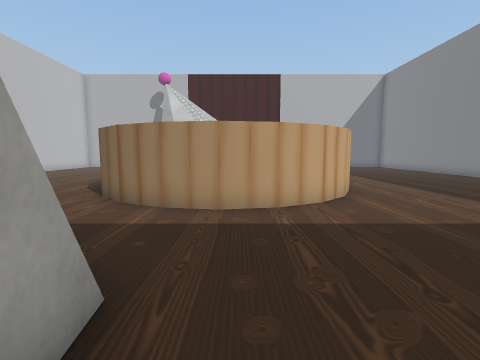
[1] (above)

21 first-person views from a walk through a scene from a Unity 3-D project. The camera is 1.3 m above the floor, tilts 6° down and sees 85° across. The floor is counted in squares, 1 m on a side. Each view is taken from the middle of a square. On the plan, view 1 faces up. The plan holds only what a view shows up to about 13 squares ahead; the rest is blank. The place goes on beyond the plan. Some surface patterns are stand-ins.

[2]
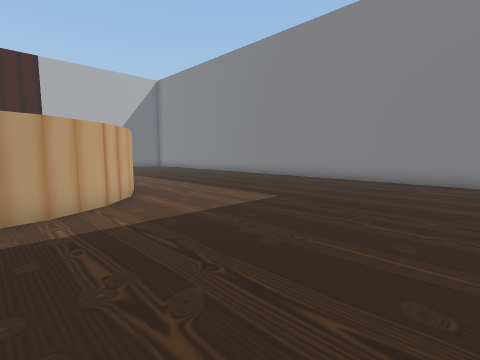

[3]
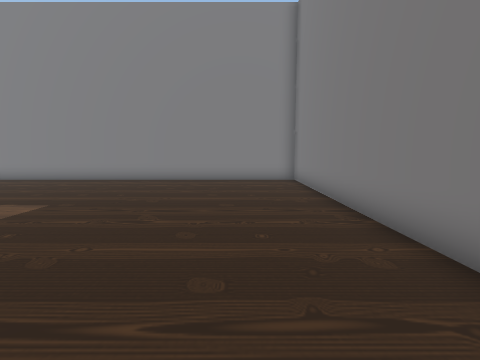

[4]
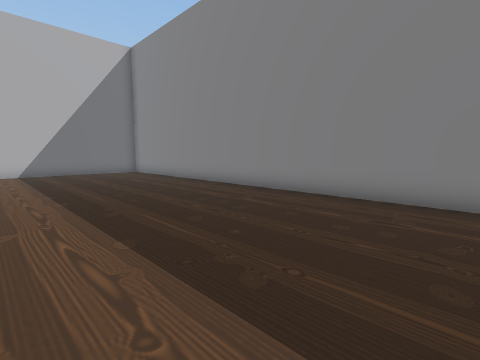

[5]
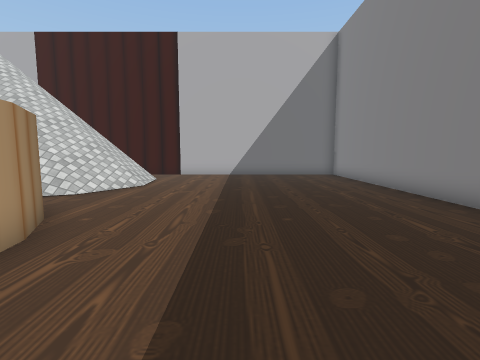

[6]
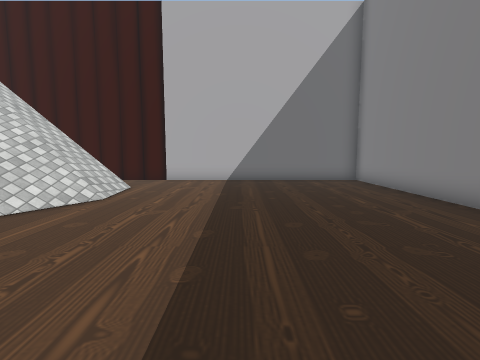

[7]
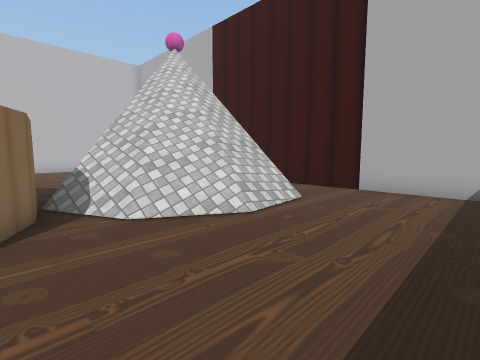

[8]
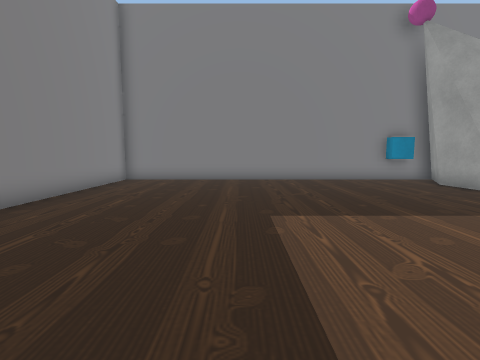

[9]
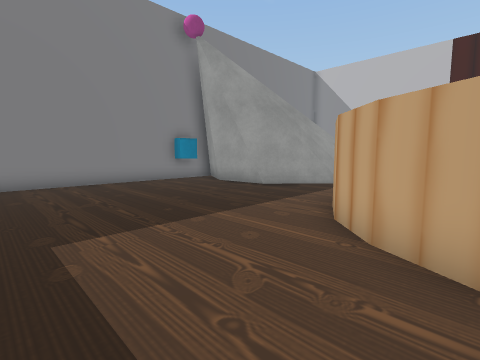

[10]
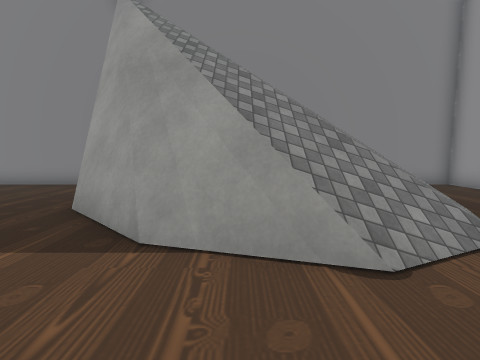

[11]
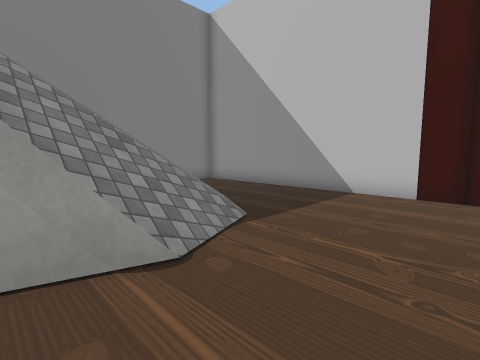

[12]
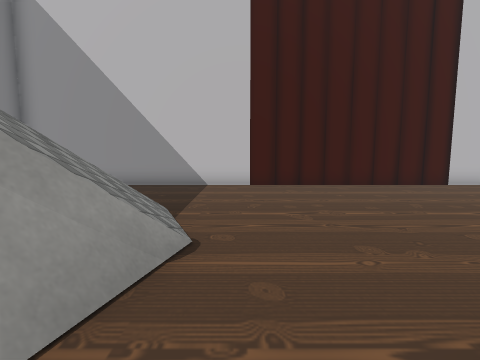

[13]
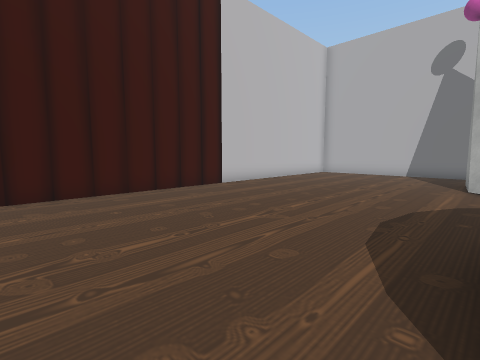

[14]
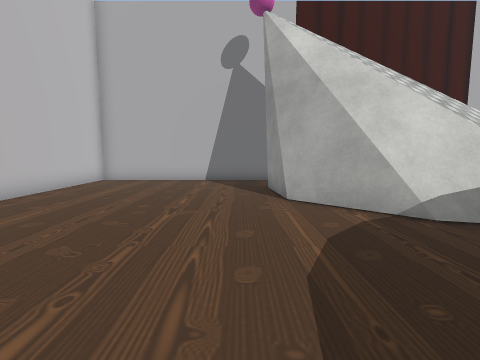

[15]
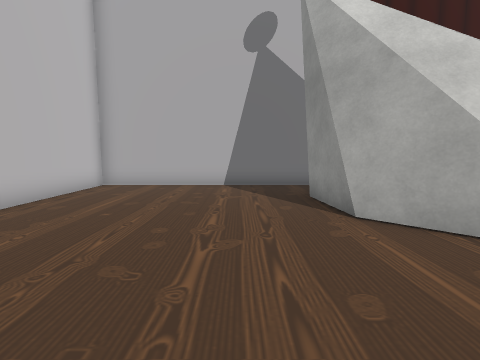

[16]
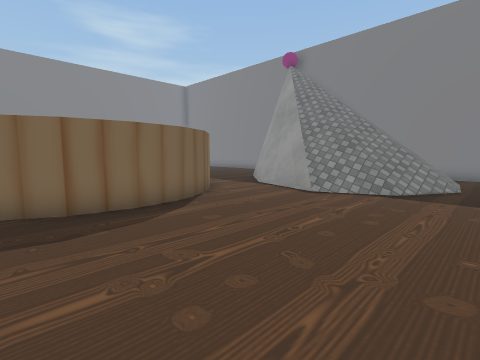

[17]
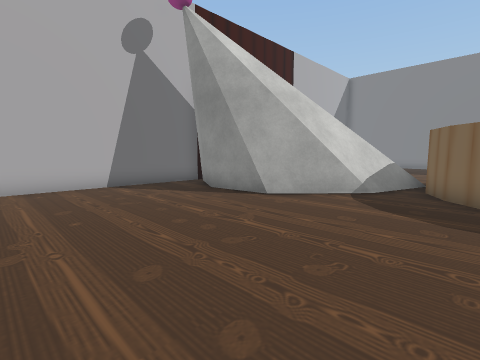

[18]
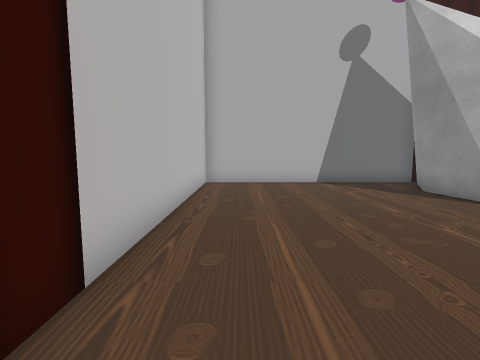

[19]
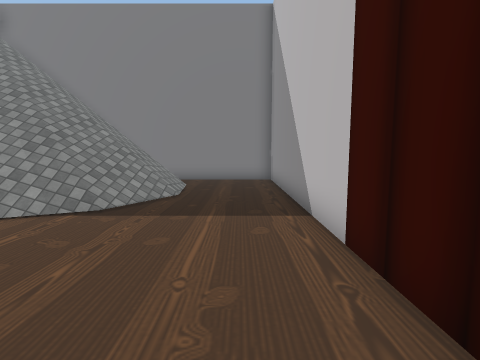

[20]
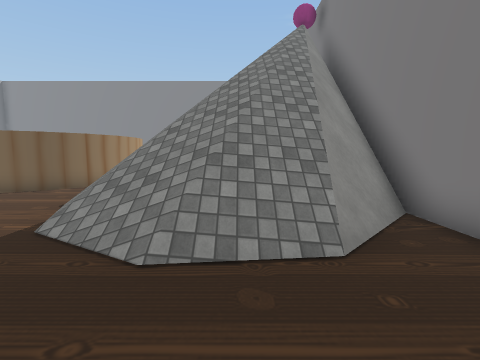

[21]
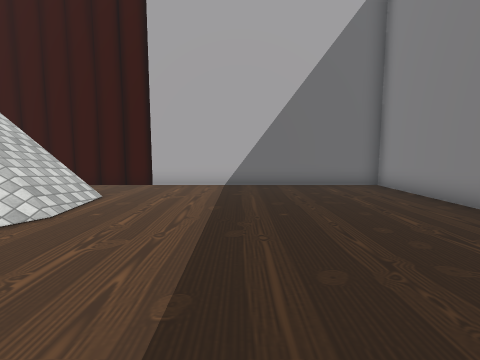

### Floor plan
Key: @ floor where view 1 was taken; # wall or solid block; x gap in a wall; . floor; / step, stairs or slope; = window, fence, low wall or low ledge; v drop or lower ground; O other object.
Columns run from 14 left of view 1 to 13 right of it. Each row starts with its distance up from view 1.
 24 ###########  ###############
 23 #.........#####............#
 22 #........#v   #=...........#
 21 #.......v///// =x/.........#
 20 #.......# ////////.........#
 19 #.......##////////.........#
 18 #........##///////.........#
 17 #.........###////..........#
 16 #..........===///..........#
 15 #............x=............#
 14 #..........## ###..........#
 13 #.........##    ##.........#
 12 #.........#      #.........#
 11 #........##      ##........#
 10 #........#        #........#
  9 #........##      ##........#
  8 #.........##    ##.........#
  7 #..........##  ##..........#
  6 #...........####...........#
  5 #....../==.................#
  4 #....////###...............#
  3 #..../////###..............#
  2 #...///////###.............#
  1 #...///////v #.............#
  0 #...//////// #@............#
 -1 #....==#/////v.............#
 -2 #.....=#vvv #OO............#
 -3 ############################

Positions as (right, up) in squares from view 1, and headings:
1: (0, 0), facing up
2: (0, 0), facing up-right
3: (0, 0), facing right
4: (5, 6), facing up-right
5: (7, 8), facing up
6: (7, 11), facing up
7: (7, 14), facing up-left
8: (7, 10), facing down
9: (7, 9), facing down-left
10: (-5, 8), facing down
11: (-5, 8), facing down-left
12: (-3, 6), facing left
13: (-5, 7), facing up-left
14: (-7, 11), facing up
15: (-8, 13), facing up
16: (-11, 13), facing down-right
17: (-12, 13), facing up-right
18: (-12, 12), facing up
19: (-12, 10), facing down
20: (-13, 1), facing right
21: (7, 13), facing up
